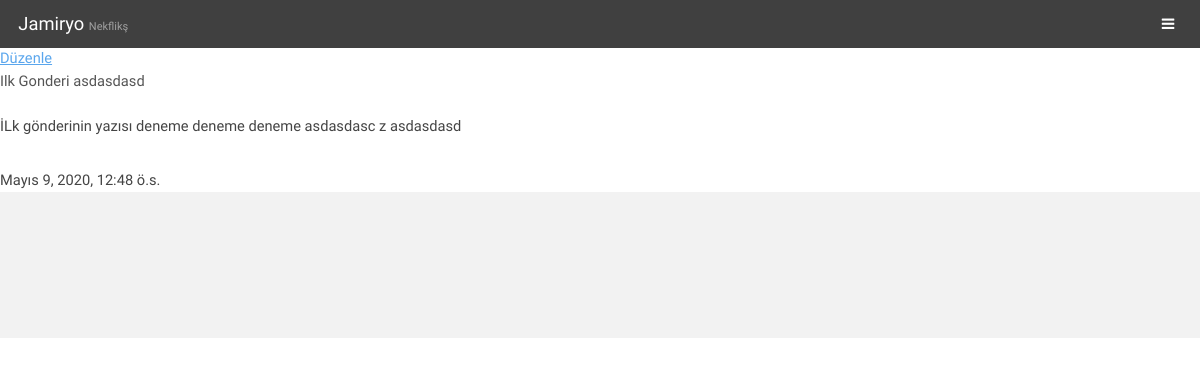
/blog/detay/1/, run on the app's committed database.
### Blog/models.py (models this page shows, shortened)
class BlogGonderi(models.Model):
    yazar = models.ForeignKey("auth.User",on_delete=models.CASCADE)
    baslik = models.CharField(max_length=200)
    yazi = models.TextField()
    eposta = models.EmailField()
    olusturma_zamani = models.DateTimeField(default=timezone.now)
    yayim_zamani = models.DateTimeField(blank=True,null=True)

### Blog/views.py (the view)
# urls.py: path('detay/<int:pk>/',views.gonderi_detay,name="detaygon"),
def gonderi_detay(request,pk):
    gonderi = BlogGonderi.objects.get(pk=pk)
    return render(request,'Blog/gonderidetay.html',{"gonderi":gonderi})

### Templates/Blog/gonderidetay.html (shortened to what this page needs)
{% extends '../generic.html' %}
{% block icerik %}
<a href="{% url 'duzenlegon' pk=gonderi.pk %}">Düzenle</a>
    <h1> {{gonderi.baslik}} </h1>
    <p> {{gonderi.yazi}} </p>
{{ gonderi.olusturma_zamani }}
{% endblock icerik %}

### static/assets/css/main.css (style rules this page uses)
html, body, div, span, applet, object, iframe, h1, h2, h3, h4, h5, h6, p, blockquote, pre, a, abbr, acronym, address, big, cite, code, del, dfn, em, img, ins, kbd, q, s, samp, small, strike, strong, sub, sup, tt, var, b, u, i, center, dl, dt, dd, ol, ul, li, fieldset, form, label, legend, table, caption, tbody, tfoot, thead, tr, th, td, article, aside, canvas, details, embed, figure, figcaption, footer, header, hgroup, menu, nav, output, ruby, section, summary, time, mark, audio, video { margin: 0; padding: 0; border: 0; font-size: 100%; font: inherit; vertical-align: baseline; }
body { line-height: 1; }
body { -webkit-text-size-adjust: none; }
*, *:before, *:after { -moz-box-sizing: border-box; -webkit-box-sizing: border-box; box-sizing: border-box; }
body { -ms-overflow-style: scrollbar; }
body { background: #fff; }
html { font-size: 13pt; }
@media screen and (max-width: 1680px) { html { font-size: 11pt; } }
@media screen and (max-width: 1280px) { html { font-size: 11pt; } }
body { background-color: #fff; color: #444; }
body, input, select, textarea { font-family: "Taviraj", serif; font-weight: 300; font-size: 1rem; line-height: 1.65; }
a { text-decoration: underline; }
p { margin: 0 0 2rem 0; }
h1, h2, h3, h4, h5, h6 { font-weight: 400; line-height: 1.5; margin: 0 0 1.5rem 0; }
a { color: #5AA6ED; }
h1, h2, h3, h4, h5, h6 { color: #555; }
body.subpage { padding-top: 3.125em; }

### data on the page
BlogGonderi: baslik "Ilk Gonderi asdasdasd", yazi "İLk gönderinin yazısı deneme deneme deneme asdasdasc z asdasdasd", olusturma_zamani "Mayıs 9, 2020, 12:48 ö.s."
